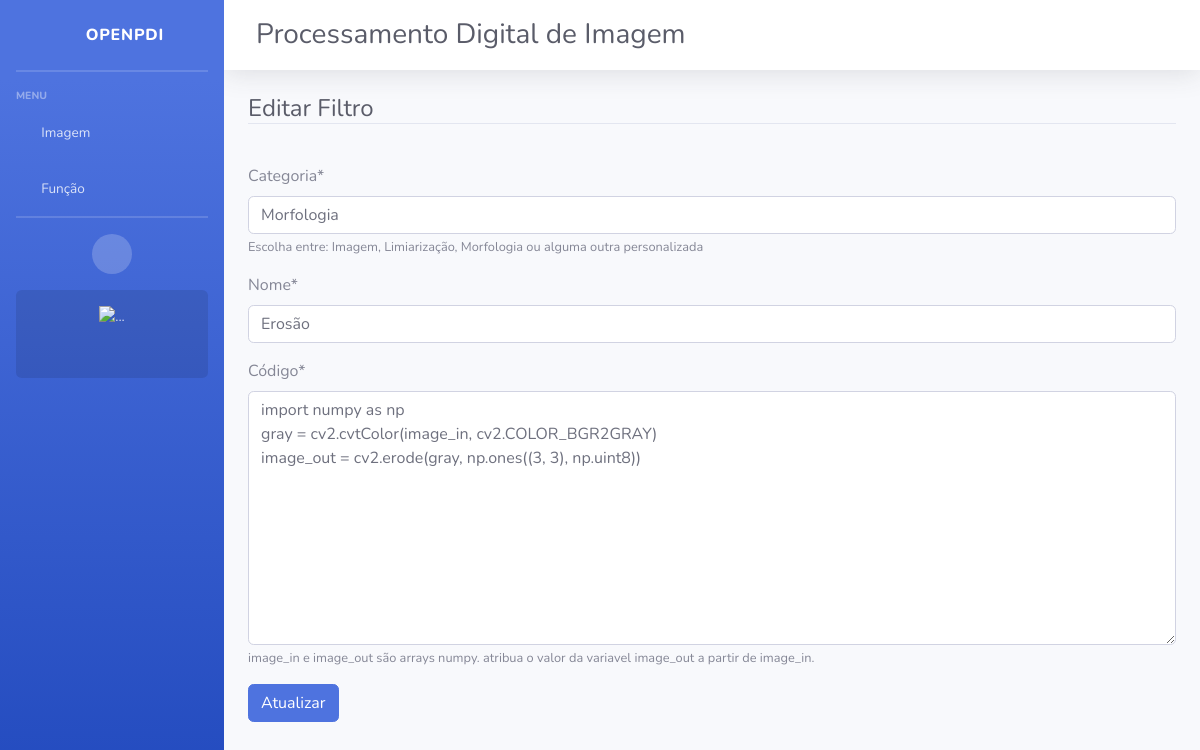
/filtros/editar/script/14, run on the app's committed database.
### filtros/models.py (models this page shows, shortened)
class Script(models.Model):
    help_text='''Escolha entre: Imagem, Limiarização, Morfologia ou alguma outra personalizada'''
    categoria = models.CharField(max_length=50, help_text=help_text)
    nome = models.CharField(max_length=50)
    help_text='''image_in e image_out são arrays numpy.
    atribua o valor da variavel image_out a partir de image_in.'''
    codigo = models.TextField(max_length=255, verbose_name="Código", help_text=help_text)

### filtros/views.py (the view)
# urls.py: path('filtros/editar/script/<int:pk>', ScriptUpdate.as_view(), name="editar-script"),
class ScriptUpdate(UpdateView):
    model = Script
    fields = ['categoria', 'nome', 'codigo']
    template_name = 'filtros/form.html'
    success_url = reverse_lazy('inicio')
    def get_context_data(self, *args, **kwargs):
        context = super().get_context_data(*args, **kwargs)
        context['titulo'] = "Editar Filtro"
        context['botao'] = "Atualizar"
        return context

### filtros/templates/filtros/form.html (shortened to what this page needs)
{% extends 'paginas/base.html' %}
{% load static %}
{% load crispy_forms_tags %}
{% block conteudo %}
<div class="container-fluid">
    <h4 class="text-dark border-bottom my-3">
        {{ titulo }}
    </h4>
    <br>
    <form action="" method="POST">
        {{ form|crispy }}
        <button type="submit" class="btn btn-primary">{{ botao }}</button>
    </form>
</div>
{% endblock %}

### data on the page
Script: categoria "Morfologia", nome "Erosão", codigo "import numpy as np gray = cv2.cvtColor(image_in, cv2.COLOR_BGR2GRAY) image_out = cv2.erode(gray, np.ones((3, 3), np.uint8))"

### other printed values
{{ titulo }} "Editar Filtro"
{{ botao }} "Atualizar"
